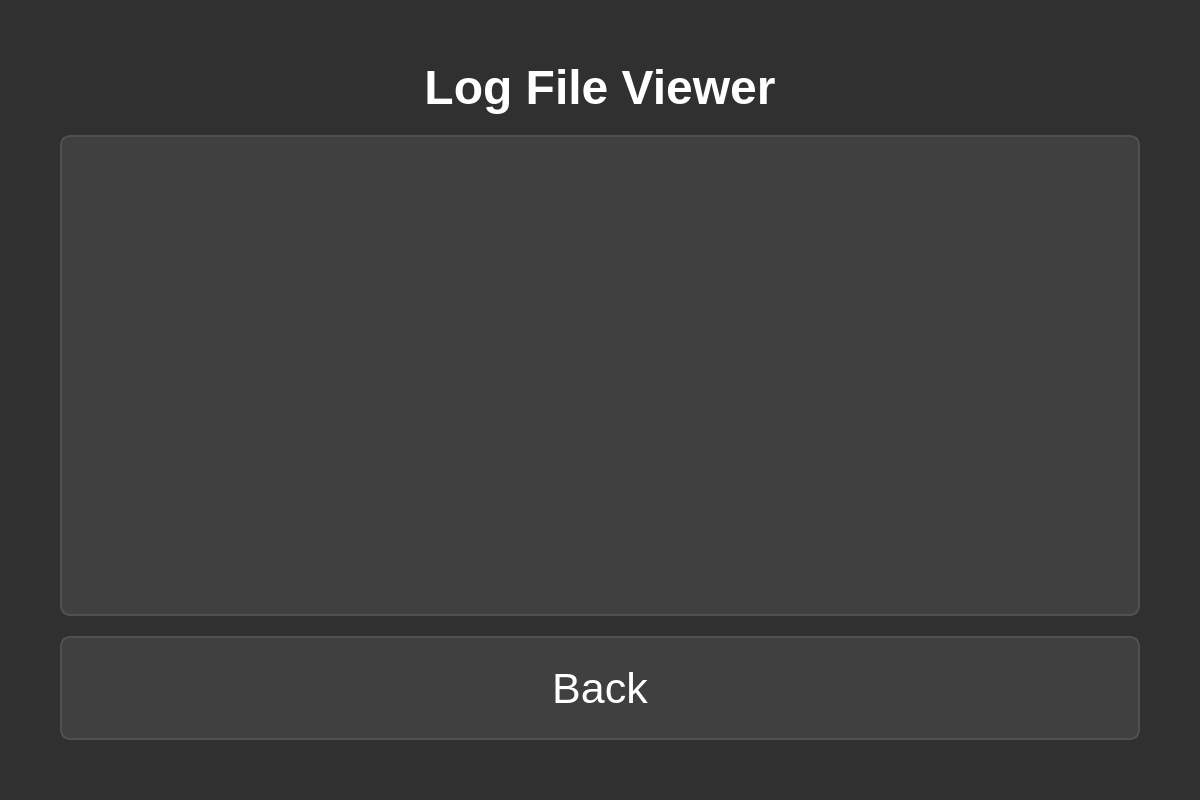
<?xml version="1.0" encoding="UTF-8"?>
<ui version="4.0">
  <class>LogViewer</class>
  <widget class="QWidget" name="LogViewer">
    <property name="geometry">
      <rect>
        <x>0</x>
        <y>0</y>
        <width>1200</width>
        <height>800</height>
      </rect>
    </property>
    <property name="styleSheet">
      <string notr="true">QWidget#LogViewer {
    background-color: #303030;
}
QLabel {
    color: white;
    font-size: 36pt;
    font-weight: bold;
}
QTextEdit {
    background-color: #404040;
    color: white;
    border: 2px solid #505050;
    border-radius: 10px;
    padding: 15px;
    font-size: 14pt;
    font-family: monospace;
}
QPushButton {
    background-color: #404040;
    color: white;
    border: 2px solid #505050;
    border-radius: 10px;
    padding: 10px;
    font-size: 32pt;
    min-width: 200px;
    min-height: 80px;
}
QPushButton:hover {
    background-color: #505050;
    border-color: #606060;
}
QPushButton:pressed {
    background-color: #606060;
}</string>
    </property>
    <layout class="QVBoxLayout" name="verticalLayout">
      <property name="spacing">
        <number>20</number>
      </property>
      <property name="leftMargin">
        <number>60</number>
      </property>
      <property name="topMargin">
        <number>60</number>
      </property>
      <property name="rightMargin">
        <number>60</number>
      </property>
      <property name="bottomMargin">
        <number>60</number>
      </property>
      <item>
        <widget class="QLabel" name="titleLabel">
          <property name="text"><string>Log File Viewer</string></property>
          <property name="alignment">
            <set>Qt::AlignCenter</set>
          </property>
        </widget>
      </item>
      <item>
        <widget class="QTextEdit" name="logTextEdit">
          <property name="readOnly"><bool>true</bool></property>
        </widget>
      </item>
      <item>
        <widget class="QPushButton" name="backButton">
          <property name="text"><string>Back</string></property>
        </widget>
      </item>
    </layout>
  </widget>
  <resources/>
  <connections/>
</ui>
